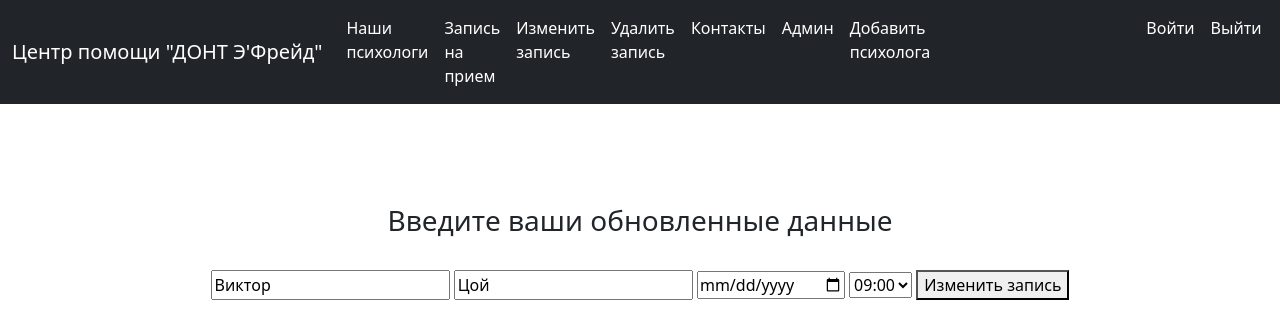
The app's page /update_appointment/2 with its own data.
### app/models.py (models this page shows, shortened)
class Appointment(models.Model):
    client_fname = models.CharField(max_length=30)
    client_lname = models.CharField(max_length=30)
    date = models.DateField()
    time = models.CharField(max_length=10)
    psychologist = models.ForeignKey("Psychologist", verbose_name=("Психолог"), on_delete=models.CASCADE)

### app/views.py (the view)
# urls.py: path('update_appointment/<int:id>', update_appointment1, name='update_appointment1'),
def update_appointment1(request, id):
    update_info = Appointment.objects.get(id=id)
    context = {'appointing':update_info}
    if request.method == 'POST':
        update_info.client_fname = request.POST['client_fname']
        update_info.client_lname = request.POST['client_lname']
        update_info.date = request.POST['date']
        update_info.time = request.POST['time']
        psy = Psychologist.objects.get(id=update_info.psychologist.id)
        if_busy = Appointment.objects.filter(psychologist_id = update_info.psychologist.id, date = update_info.date, time = update_info.time)
        if if_busy:
            context = {'psy':psy,'is_busy':'yes'}
            return render(request, 'update_appointment1.html', context)
        else:
            update_info.save()
            context = {'psy':psy, 'appointing':update_info}
            return render(request, 'record_message.html', context)
    else:
        return render(request, 'update_appointment1.html', context)

### app/templates/update_appointment1.html (shortened to what this page needs)
<!DOCTYPE html>
<html lang="en">
<head>
    <link href="https://cdn.jsdelivr.net/npm/bootstrap@5.3.0/dist/css/bootstrap.min.css" rel="stylesheet">
</head>
<body>
    <nav class="navbar navbar-expand navbar-dark bg-dark" aria-label="Second navbar example">
        <div class="container-fluid">
            <a class="navbar-brand" href="{% url 'index' %}">Центр помощи "ДОНТ Э'Фрейд"</a>
            <div class="collapse navbar-collapse" id="navbarsExample02">
                <ul class="navbar-nav me-auto">
                    <li class="nav-item">
                        <a class="nav-link active" aria-current="page" href="{% url 'psychologist' %}">Наши психологи</a>
                    </li>
                    <li class="nav-item">
                        <a class="nav-link active" aria-current="page" href="{% url 'psychologist' %}">Запись на прием</a>
                    </li>
                    <li class="nav-item">
                        <a class="nav-link active" aria-current="page" href="{% url 'update_appointment' %}">Изменить запись</a>
                    </li>
                    <li class="nav-item">
                        <a class="nav-link active" aria-current="page" href="{% url 'delete_appointment' %}">Удалить запись</a>
                    </li>
                    <li class="nav-item">
                        <a class="nav-link active" aria-current="page" href="{% url 'contact_us' %}">Контакты</a>
                    </li>
                    <li class="nav-item">
                        <a class="nav-link active" aria-current="page" href="{% url 'home' %}">Админ</a>
                    </li>
                    <li class="nav-item">
                        <a class="nav-link active" aria-current="page" href="{% url 'add_psy' %}">Добавить психолога</a>
                    </li>
                    <li class="nav-item" style="text-align: right; margin-left:200px;">
                        <a class="nav-link active" aria-current="page" href="{% url 'user_login' %}">Войти</a>
                    </li>
                    <li class="nav-item">
                        <a class="nav-link active" aria-current="page" href="{% url 'user_logout' %}">Выйти</a>
                    </li>
                </ul>
            </div>
        </div>
    </nav>
    <div  style="text-align: center; margin-top: 100px;">
        <h3> Введите ваши обновленные данные</h3> <br>
        <form method="POST">
            <input type="text" name="client_fname" value="{{appointing.client_fname}}">
            <input type="text" name="client_lname" value="{{appointing.client_lname}}">
            <input type="date" name="date" value="{{appointing.date}}">
            <select name="time" value="{{appointing.time}}">
                <option>09:00</option>
            </select>
            <button type="submit"> Изменить запись </button>
        </form>
        <br>
    </div>
</body>
</html>

### records on screen
Appointment: client_fname "Виктор", client_lname "Цой", time "09:00"
